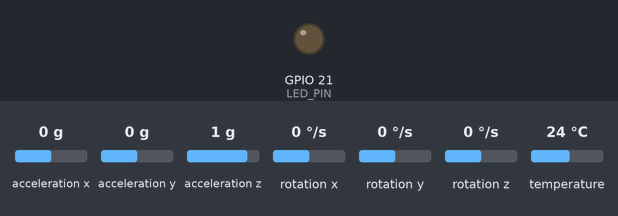
The sketch below on a simulated Seeed XIAO ESP32-S3. Parts: output pins drawn as LEDs (lit = HIGH). Dashed ring = blinking. The inputs (shaded band) are chosen by the test bench; at power-on: acceleration y 0 g, acceleration x 0 g, acceleration z 1 g, rotation x 0 °/s, rotation y 0 °/s, rotation z 0 °/s, temperature 24 °C. What the sketch prints to the serial monitor is not drawn.

Above: at 5.9 s.
6.0 s: acceleration y set to -0.9 g
7.5 s: acceleration y set to -1.2 g
At 8.1 s:
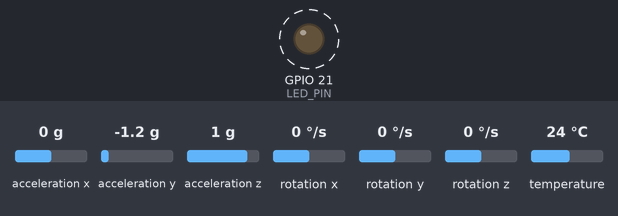
10.5 s: acceleration x set to -1.4 g
13.5 s: acceleration y set to -0.8 g
16.5 s: acceleration y set to -0.5 g
At 17.4 s:
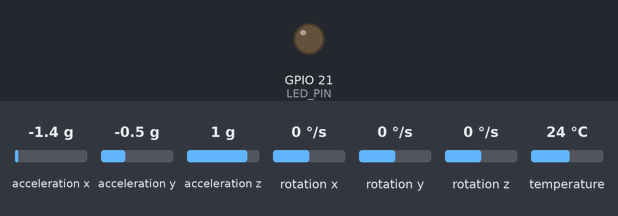
18.0 s: acceleration y set to -1.4 g
At 18.4 s:
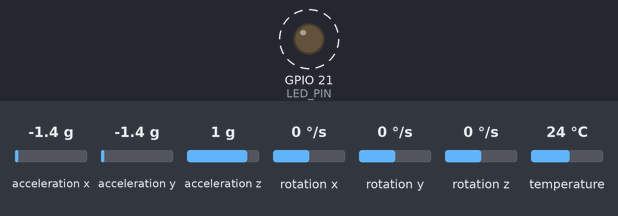
Timing chart, 0 to 22.0 s (numbered marks = the images above; inputs shaded):
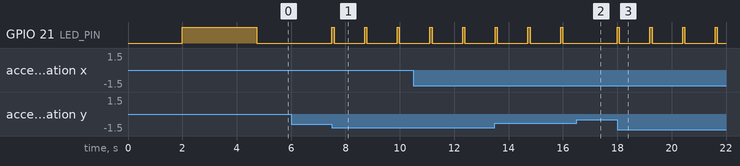

The sketch:

wristband.ino
```cpp
/*
 * KinoVision Wristband - EASY GESTURES
 * XIAO ESP32-S3 + MPU6050
 * ESP-NOW sender (relaxed detection)
 */

#include <Adafruit_MPU6050.h>
#include <Adafruit_Sensor.h>
#include <Wire.h>
#include <WiFi.h>
#include <esp_now.h>
#include <esp_wifi.h>

// ---------- PINS ----------
#define SDA_PIN D4
#define SCL_PIN D5
#define LED_PIN LED_BUILTIN

// ---------- EASY GESTURE CONFIG ----------
#define SHAKE_THRESHOLD     18.0
#define TILT_THRESHOLD      6.0    // left/right
#define MIN_MOVEMENT        10.0   // Minimum movement to detect anything
#define GESTURE_COOLDOWN    1200   // Faster response

// ---------- HUB DETAILS ----------
uint8_t HUB_MAC[] = { 0xEC, 0x64, 0xC9, 0x61, 0xC5, 0xCC };

// SET THIS TO HUB CHANNEL (printed by hub)
#define HUB_CHANNEL 10

// ---------- STRUCT ----------
typedef struct {
  char gesture[8];
} GesturePacket;

GesturePacket packet;

// ---------- STATE ----------
Adafruit_MPU6050 mpu;
unsigned long lastGestureTime = 0;
float baseX = 0, baseY = 0, baseZ = 0;

// For debugging
bool debugMode = true;

// ---------- CALLBACK ----------
void onSent(const uint8_t* mac, esp_now_send_status_t status) {
  Serial.print("ESP-NOW: ");
  Serial.println(status == ESP_NOW_SEND_SUCCESS ? "✓ SENT" : "✗ FAIL");
}

// ---------- SETUP ----------
void setup() {
  Serial.begin(115200);
  delay(2000);

  pinMode(LED_PIN, OUTPUT);
  digitalWrite(LED_PIN, HIGH);

  Serial.println("\n╔════════════════════════════╗");
  Serial.println("║  WRISTBAND - EASY MODE     ║");
  Serial.println("╚════════════════════════════╝");

  // --- WiFi INIT (CRITICAL) ---
  WiFi.disconnect(true);
  WiFi.mode(WIFI_STA);
  delay(500);

  Serial.print("Wrist MAC: ");
  Serial.println(WiFi.macAddress());

  // Lock channel to hub
  esp_wifi_set_channel(HUB_CHANNEL, WIFI_SECOND_CHAN_NONE);

  // --- MPU6050 ---
  Wire.begin(SDA_PIN, SCL_PIN);
  if (!mpu.begin()) {
    Serial.println("MPU6050 NOT FOUND");
    while (1);
  }

  mpu.setAccelerometerRange(MPU6050_RANGE_8_G);
  mpu.setFilterBandwidth(MPU6050_BAND_21_HZ);

  Serial.println("Calibrating... Keep wrist still!");
  calibrate();
  Serial.println("✓ Calibration done");

  // --- ESP-NOW ---
  if (esp_now_init() != ESP_OK) {
    Serial.println("ESP-NOW INIT FAILED");
    while (1);
  }

  esp_now_register_send_cb(onSent);

  esp_now_peer_info_t peer{};
  memcpy(peer.peer_addr, HUB_MAC, 6);
  peer.channel = HUB_CHANNEL;
  peer.encrypt = false;
  peer.ifidx = WIFI_IF_STA;

  if (esp_now_add_peer(&peer) != ESP_OK) {
    Serial.println("PEER ADD FAILED");
    while (1);
  }

  digitalWrite(LED_PIN, LOW);

  Serial.println("\n╔════════════════════════════╗");
  Serial.println("║         READY              ║");
  Serial.println("╠════════════════════════════╣");
  Serial.println("║ SHAKE → Quick shake        ║");
  Serial.println("║ LEFT  → Tilt left          ║");
  Serial.println("║ RIGHT → Tilt right         ║");
  Serial.println("╚════════════════════════════╝\n");
}

// ---------- LOOP ----------
void loop() {
  sensors_event_t a, g, t;
  mpu.getEvent(&a, &g, &t);

  // Get acceleration relative to baseline
  float ax = a.acceleration.x - baseX;
  float ay = a.acceleration.y - baseY;
  float az = a.acceleration.z - baseZ;

  // Total acceleration magnitude
  float total = sqrt(ax*ax + ay*ay + az*az);

  // Cooldown check
  if (millis() - lastGestureTime < GESTURE_COOLDOWN) return;

  // Minimum movement check
  if (total < MIN_MOVEMENT) return;

  // Classify gesture
  String gesture = classifyGesture(ax, ay, az, total);
  if (gesture == "IDLE") return;

  // Debug output
  if (debugMode) {
    Serial.print("[X:");
    Serial.print(ax, 1);
    Serial.print(" Y:");
    Serial.print(ay, 1);
    Serial.print(" Z:");
    Serial.print(az, 1);
    Serial.print(" Total:");
    Serial.print(total, 1);
    Serial.println("]");
  }

  // Send gesture
  lastGestureTime = millis();
  gesture.toCharArray(packet.gesture, sizeof(packet.gesture));

  Serial.print(">>> ");
  Serial.println(gesture);

  digitalWrite(LED_PIN, HIGH);
  esp_now_send(HUB_MAC, (uint8_t*)&packet, sizeof(packet));
  delay(80);
  digitalWrite(LED_PIN, LOW);
}

// ---------- HELPERS ----------
void calibrate() {
  baseX = 0;
  baseY = 0;
  baseZ = 0;

  for (int i = 0; i < 100; i++) {
    sensors_event_t a, g, t;
    mpu.getEvent(&a, &g, &t);
    baseX += a.acceleration.x;
    baseY += a.acceleration.y;
    baseZ += a.acceleration.z;
    delay(20);
  }

  baseX /= 100;
  baseY /= 100;
  baseZ /= 100;

  Serial.print("Baseline: X=");
  Serial.print(baseX, 2);
  Serial.print(" Y=");
  Serial.print(baseY, 2);
  Serial.print(" Z=");
  Serial.println(baseZ, 2);
}

String classifyGesture(float x, float y, float z, float total) {
  // SHAKE: Any rapid movement
  if (total > SHAKE_THRESHOLD) {
    return "SHAKE";
  }

  // LEFT: Tilt wrist to the left (negative Y)
  // More relaxed - just needs significant Y movement
  if (y < -TILT_THRESHOLD && total > MIN_MOVEMENT) {
    return "LEFT";
  }

  // RIGHT: Tilt wrist to the right (positive Y)
  if (y > TILT_THRESHOLD && total > MIN_MOVEMENT) {
    return "RIGHT";
  }

  return "IDLE";
}
```

Measured:
- the behaviour switches between -1 and -1.1 g on acceleration y (found by bisection; images 0 and 1)
- the behaviour switches between -0.7 and -0.6 g on acceleration y (found by bisection; images 1 and 2)
- after the input at 6.0 s, every drawn part: stays the same
- after the input at 7.5 s, GPIO 21 (LED_PIN): alternates HIGH for 0.08 s and LOW for 1.1 s, starting at once
- after the input at 16.5 s, GPIO 21 (LED_PIN): stays LOW (without the input it goes to HIGH after 0.61 s)
- after the input at 18.0 s, GPIO 21 (LED_PIN): alternates HIGH for 0.08 s and LOW for 1.1 s, starting at once
